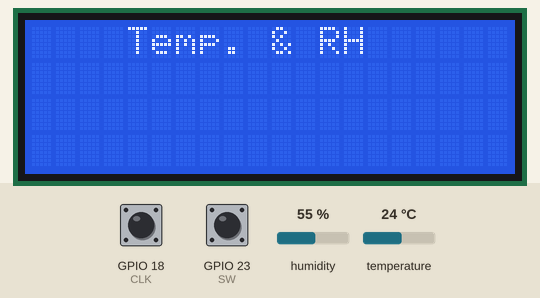
The sketch below on a simulated ESP32. Shown: 20×4 character LCD. Inputs (shaded band) come from the test bench; at power-on: GPIO 23 (SW) HIGH, GPIO 18 (CLK) HIGH, humidity 55 %, temperature 24 °C. What the sketch prints to the serial monitor is not drawn.

Above: at 3.0 s.
3.1 s: GPIO 23 (SW) pulled LOW for 1 s
At 3.8 s:
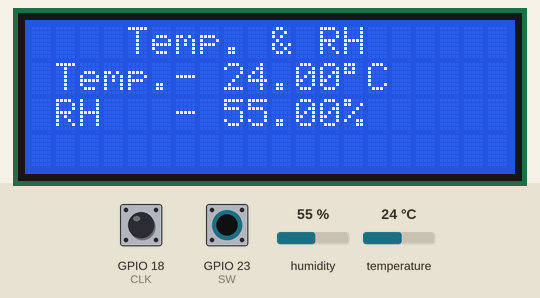
At 5.4 s:
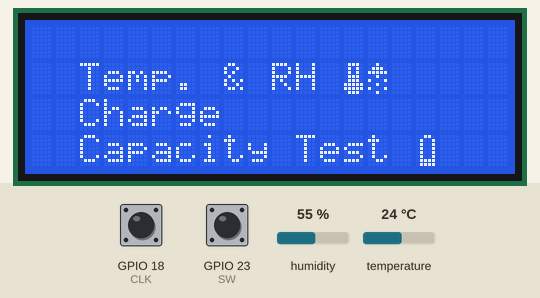
5.7 s: GPIO 23 (SW) pulled LOW for 0.35 s
At 5.95 s:
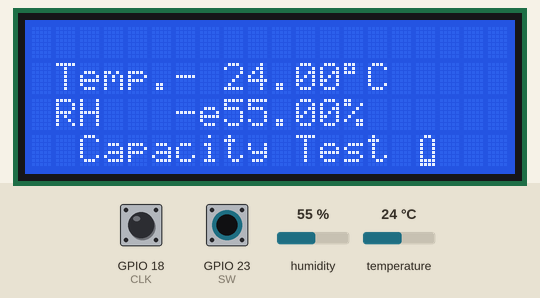
14.4 s: GPIO 23 (SW) pulled LOW for 1 s
At 15.7 s:
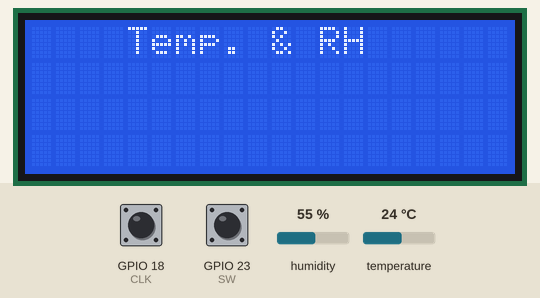
23.8 s: GPIO 23 (SW) pulled LOW for 1 s
33.2 s: GPIO 23 (SW) pulled LOW for 1 s
42.6 s: GPIO 23 (SW) pulled LOW for 1 s
Timing chart, 0 to 45.6 s (numbered marks = the images above; inputs shaded):
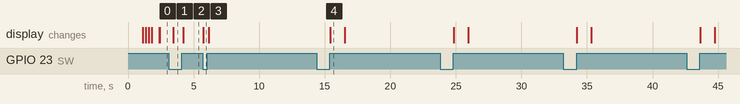

Measured:
- after the input at 3.1 s, the display: changes after 0.35 s (image 1)
- after the input at 5.7 s, the display: changes after 0.05 s (image 3)
- after the input at 14.4 s, the display: changes after 1.0 s (image 4)
- what the display in image 4 shows lasts 1.1 s, from 15.4 s to 16.5 s

The sketch:

ESP32_Display_Battery_Tester.ino
```cpp
// (licence header left out)
#include "display.h"
#include <DHT.h>

#define datapin 5
#define DHTTYPE DHT22
DHT dht(datapin, DHTTYPE);

#define SW 23
#define CLK 18
#define DT 19

unsigned long lastButtonPress = 1;
uint8_t counter=0;

int currentStateCLK;
int lastStateCLK;
int counter2=0;
int led = 0;
int btnState;


void setup(void)
{
  Serial.begin(9600);
  dht.begin();

  pinMode(SW, INPUT_PULLUP);
  pinMode(DT,INPUT);
	pinMode(CLK, INPUT);

  display_init();
  arrow_1();
  delay(200);
  arrow_2();
  delay(200);
  arrow_3();
  delay(200);
  fast_text();

  lastStateCLK = digitalRead(CLK);

}

void loop(void)
{

  btnState = digitalRead(SW);

  if (btnState == HIGH) {
			Serial.println("Button pressed!");
      counter++;
      delay(500);

	}


  while(counter == 1)
  {
    menu();
    counter = 2;
  }


  while(counter == 2)
  {
    btnState = digitalRead(SW);
    currentStateCLK = digitalRead(CLK);

	if (currentStateCLK != lastStateCLK  && currentStateCLK == 1){


		if (digitalRead(DT) != currentStateCLK) {
			counter2 --;
		} else {
			counter2 ++;
		}

		Serial.println(counter2);
    led = (counter2 - 1 ) % 3;
    if (led < 0)
    {
      led +=3;
    }
    Serial.print("new var:");
    Serial.println(led);
    array_selecter(led);
	}
	lastStateCLK = currentStateCLK;
  delay(10);
  if (led == 0 && btnState == HIGH  )
  {

    counter=3;
    temp_humi();
    delay(1000);
  }

  }

  while(counter == 3)
  {
  float air_temp = dht.readTemperature();
  float humidity = dht.readHumidity();
  Serial.println("in humidiy loop");
  btnState = digitalRead(SW);
  display_temp_RH(air_temp,humidity);
  if (btnState == HIGH)
  {
    counter=2;
    menu();
    delay(1000);
  }

  // Serial.println(air_temp);
  // Serial.println(humidity);
  }

}

void array_selecter(int a)
{
  if (a == 0)
  {
    arrow_1();
  }
  else if (a == 1)
  {
    arrow_2();
  }
  else if (a == 2)
  {
    arrow_3();
  }

}
```

display.cpp
```cpp
#include "display.h"

LiquidCrystal_I2C lcd(0x27,20,4);

byte  myArrow[8] = {
  B11000,
  B01100,
  B00110,
  B11111,
  B11111,
  B00110,
  B01100,
  B11000
};
byte blankChar[8] = {
  B00000,
  B00000,
  B00000,
  B00000,
  B00000,
  B00000,
  B00000,
  B00000
};
byte battery_full[8] = {
  B00110,
  B01001,
  B01111,
  B01111,
  B01111,
  B01111,
  B01111,
  B01111
};
byte battery_empty[8] = {
  B00110,
  B01001,
  B01001,
  B01001,
  B01001,
  B01001,
  B01111,
  B01111
};
byte temp_char[8] = {B01110, B01010, B01010, B01110, B01110, B11111, B11111, B01110};
byte hum_char[8] = {B00100, B01110, B11111, B00100, B10001, B00100, B10001, B00100};

void display_init(void)
{
  lcd.init();
  lcd.clear();
  lcd.backlight();
  lcd.print("  Wait To Boot Up");
  delay(1000);
}
void arrow_1(void)
{
  clear_arrow();
  lcd.createChar(0, myArrow);
  lcd.setCursor(1, 1);//collum, row
  lcd.write(0);
}
void clear_arrow(void)
{
  lcd.createChar(1, blankChar);
  lcd.setCursor(1, 1);
  lcd.write(1);
  lcd.createChar(2, blankChar);
  lcd.setCursor(1, 2);
  lcd.write(2);
  lcd.createChar(3, blankChar);
  lcd.setCursor(1, 3);
  lcd.write(3);
}
void arrow_2(void)
{
  clear_arrow();
  lcd.createChar(4, myArrow);
  lcd.setCursor(1, 2);//collum, row
  lcd.write(4);
}
void arrow_3(void)
{
  clear_arrow();
  lcd.createChar(5, myArrow);
  lcd.setCursor(1, 3);//collum, row
  lcd.write(5);
}
void fast_text(void)
{
  lcd.clear();
  lcd.setCursor(5, 0);
  lcd.print("Welcome to");
  lcd.setCursor(1,1);
  lcd.print("Battery Management");
  lcd.setCursor(6,2);
  lcd.print("System");
}

void menu(void)
{
  lcd.clear();
  lcd.setCursor(2, 1);
  lcd.print("Temp. & RH");

  lcd.createChar(6, hum_char);
  lcd.setCursor(14, 1);//collum, row
  lcd.write(6);
  lcd.createChar(7, temp_char);
  lcd.setCursor(13, 1);//collum, row
  lcd.write(7);
  lcd.createChar(9, battery_empty);
  lcd.setCursor(16, 3);//collum, row
  lcd.write(9);
  lcd.createChar(16, battery_full);
  lcd.setCursor(9, 2);//collum, row
  lcd.write(16);


  lcd.setCursor(2, 2);
  lcd.print("Charge");

  // lcd.createChar(8, battery_full);
  // lcd.setCursor(9, 2);//collum, row
  // lcd.write(8);


  lcd.setCursor(2, 3);
  lcd.print("Capacity Test");

  // lcd.createChar(9, battery_empty);
  // lcd.setCursor(16, 3);//collum, row
  // lcd.write(9);
}

void temp_humi(void)
{
  lcd.clear();
  lcd.setCursor(4, 0);
  lcd.print("Temp. & RH");
}

void display_temp_RH(float a, float b)
{

  lcd.setCursor(1, 1);
  lcd.print("Temp.-");
  lcd.setCursor(13, 1);
  lcd.print((char)223);
  lcd.setCursor(14, 1);
  lcd.print("C");

  lcd.setCursor(8,1);
  lcd.print(a);
  lcd.setCursor(1, 2);
  lcd.print("RH   -");
  lcd.setCursor(13, 2);
  lcd.print("%");
  lcd.setCursor(8,2);
  lcd.print(b);
}
```

display.h
```cpp
#ifndef DISPLAY_H
#define DISPLAY_H

#include <Arduino.h>
#include <LiquidCrystal_I2C.h>

void display_init(void);
void arrow_1(void);
void arrow_2(void);
void arrow_3(void);
void clear_arrow(void);
void fast_text(void);
void menu(void);
void temp_humi(void);
void display_temp_RH(float a, float b);

#endif
```
